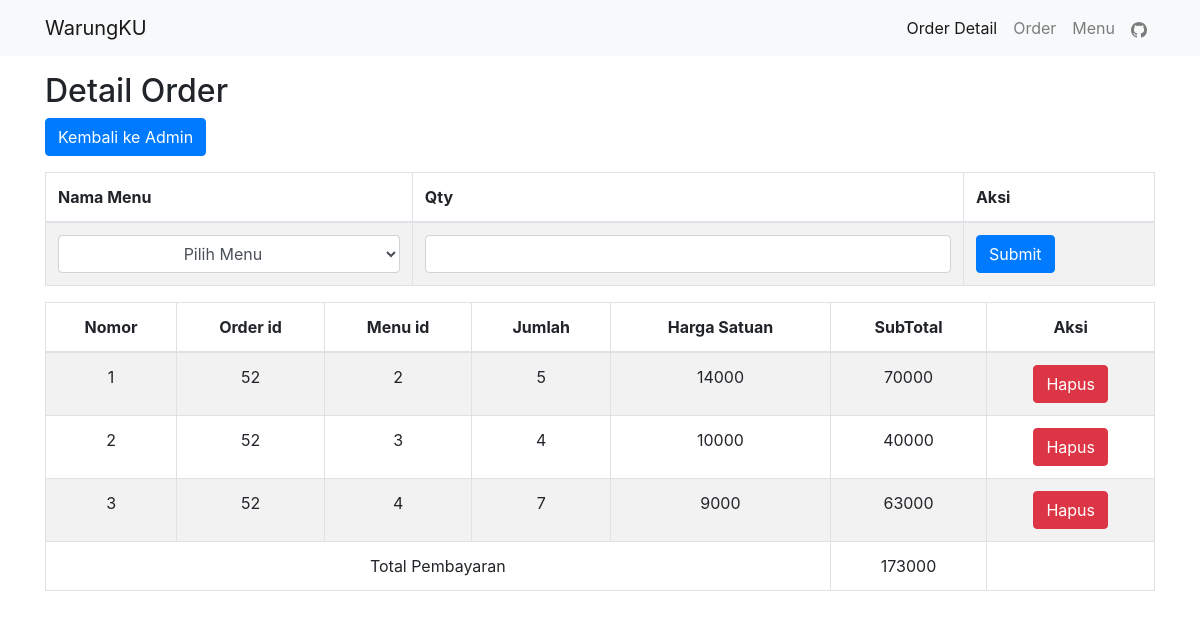
Page /orderdetail/addOrderDetail.php?order_id=52 on the committed database.
### tables this page shows
CREATE TABLE `order_detail` (
  `order_detail_id` int(11) NOT NULL,
  `order_id` int(11) NOT NULL,
  `menu_id` int(11) NOT NULL,
  `jumlah` int(11) NOT NULL,
  `harga` int(11) NOT NULL,
  `sub_total` int(11) NOT NULL
);

### orderdetail/addOrderDetail.php (the view, shortened to what this page needs)
<?php
    include "../koneksi.php";
    $order_id = $_GET['order_id'];
    $nomor = 1;
?>
<!DOCTYPE html>
<html lang="en">
<head>
    <link rel="stylesheet" href="https://maxcdn.bootstrapcdn.com/bootstrap/4.5.2/css/bootstrap.min.css">
</head>
<body>
    <nav class="navbar navbar-expand-lg navbar-light bg-light">
        <div class="container">
            <a class="navbar-brand" href="../menu/menu.php">WarungKU</a>
            <div class="collapse navbar-collapse" id="navbarNav">
                <ul class="navbar-nav ml-auto">
                    <li class="nav-item active">
                        <a class="nav-link" href="../orderdetail/admin.php">Order Detail</a>
                    </li>
                    <li class="nav-item">
                        <a class="nav-link" href="../orders/addOrder.php">Order</a>
                    </li>
                    <li class="nav-item">
                        <a class="nav-link" href="../menu/menu.php">Menu</a>
                    </li>
                    <li class="nav-item">
                        <a class="nav-link" href="https://github.com/rrayhka" target="_blank">
                            <i class="bi bi-github">
                            </i>
                        </a>
                    </li>
                </ul>
            </div>
        </div>
    </nav>
    <div class="container mt-3">
        <h2>Detail Order</h2>
        <a href="admin.php" class="btn btn-primary mb-3">Kembali ke Admin</a>
        <table class="table table-striped table-bordered">
            <thead class="thead-primary">
                <th>Nama Menu</th>
                <th>Qty</th>
                <th>Aksi</th>
            </thead>
            <tbody>
                <form method="post">
                    <tr>
                        <td>
                            <select name="nama_menu" id="nama_menu" class="form-control" required style="text-align: center;">
                                <option value="" disabled selected>Pilih Menu</option>
                            </select>
                        </td>
                        <td>
                            <input type="number" name="qty" id="qty" class="form-control" required>
                        </td>
                        <td>
                            <button type="submit" name="submit" class="btn btn-primary">Submit</button>
                        </td>
                    </tr>
                </form>
            </tbody>
        </table>
        <table class="table table-striped table-bordered text-center table-hover">
            <thead>
                <th>Nomor</th>
                <th>Order id</th>
                <th>Menu id</th>
                <th>Jumlah</th>
                <th>Harga Satuan</th>
                <th>SubTotal</th>
                <th>Aksi</th>
            </thead>
            <tbody>
                <?php
                    $query = mysqli_query($conn, "SELECT * FROM order_detail WHERE order_id = $order_id");
                    while($data = mysqli_fetch_assoc($query)){
                ?>
                <tr>
                    <td><?php echo $nomor++; ?></td>
                    <td><?php echo $data['order_id']; ?></td>
                    <td><?php echo $data['menu_id']; ?></td>
                    <td><?php echo $data['jumlah']; ?></td>
                    <td><?php echo $data['harga']; ?></td>
                    <td><?php echo $data['sub_total']; ?></td>
                    <td>
                        <a class="btn btn-danger" onclick="hapus(<?php echo $data['order_detail_id']; ?>)">Hapus</a>
                    </td>
                </tr>
                <?php } ?>
                <tr>
                    <td colspan="5" class="text-center">
                        Total Pembayaran
                    </td>
                    <td>
                        <?php
                            $query = mysqli_query($conn, "SELECT SUM(sub_total) AS total FROM order_detail WHERE order_id = $order_id");
                            $data = mysqli_fetch_assoc($query);
                            echo $data['total'];
                        ?>
                    </td>
                    <td></td>
                </tr>
            </tbody>
        </table>
    </div>
</body>
</html>

### rows in the picture
order_detail: order "52", menu "2", jumlah "5", harga "14000", sub_total "70000"
order_detail: order "52", menu "3", jumlah "4", harga "10000", sub_total "40000"
order_detail: order "52", menu "4", jumlah "7", harga "9000", sub_total "63000"

### other values in the picture
$data['total'] "173000"
